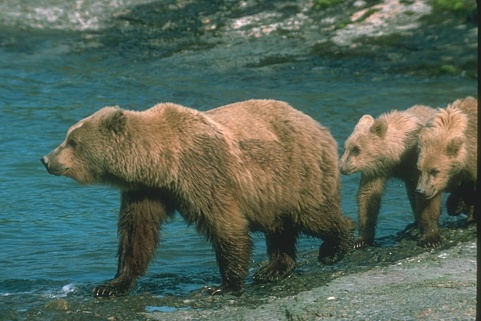
%> input picture Matlab/SRmatlab/Database/Berkeley/Test/Image/100075.jpg, 481 x 321 px; its folder holds only this picture in this run
$ octave GenerateTraining.m   (GNU Octave 9; MATLAB toolbox functions it lacks are replaced by stand-ins)
%> lines starting %> are read from the running program, lines starting %| are printed output that depends on the picture
### Matlab/SRmatlab/Matlab/kdtree/compileKdtree.m
filelist = dir('*.cpp');
for i=1:length(filelist)
    filename = [filelist(i).name(1:end-3) mexext];
    if exist(filename,'file')~=3
        mex(filelist(i).name);
    end
end

### Matlab/SRmatlab/Matlab/imband.m
% function to generate the high, low and band-pass channels of an image
% im = im_lowlow + im_bandpass + im_laplacian
function [im_laplacian,im_bandpass,im_lowlow]=imband(im)

[height,width,nchannels]=size(im);
if isfloat(im)
    im = im2double(im);
end

% downsample
im_Low = imresize(imfilter(im,fspecial('gaussian',7,1),'same','replicate'),0.25,'bicubic');

% upsample
im_low = imresize(im_Low,[height,width],'bicubic');

% obtain laplacian
im_laplacian = im - im_low;

% downsample to even lower res
im_lowlow = imfilter(im,fspecial('gaussian',25,5),'same','replicate');
%im_lowlow = imresize(imfilter(im_Low,fspecial('gaussian',9,1.5),'same','replicate'),0.25,'bicubic');
%im_lowlow = imresize(im_lowlow,[height,width],'bicubic');

% get the band-pass
im_bandpass = im_low - im_lowlow;

### Matlab/SRmatlab/Matlab/im2patches.m
% function to convert an image into patches according to a possible mask
% note that for now im has to be a grayscale image
function patches = im2patches(im,patchSize,intervalSize,mask,boundarySize)

if exist('boundarySize','var')~=1
    boundarySize = patchSize;
end
if boundarySize < patchSize
    error('The boundary size must be equal to or greater than the patch size!');
end

% the grid of a patch
[p_xx,p_yy]=meshgrid(-patchSize:patchSize,-patchSize:patchSize);
nDim = numel(p_xx);

[height,width]=size(im);

[grid_xx,grid_yy]=meshgrid(boundarySize+1:intervalSize:width-boundarySize,boundarySize+1:intervalSize:height-boundarySize);

grid_xx = grid_xx(:); grid_yy = grid_yy(:);

if exist('mask','var')==1
    if ~isempty(mask)
        index = mask(sub2ind([height,width],grid_yy(:),grid_xx(:)))>0.5;
        grid_xx = grid_xx(index);
        grid_yy = grid_yy(index);
    end
end

nPatches = numel(grid_xx);

xx = repmat(p_xx(:)',[nPatches,1]) + repmat(grid_xx(:),[1,nDim]);
yy = repmat(p_yy(:)',[nPatches,1]) + repmat(grid_yy(:),[1,nDim]);
index = sub2ind([height,width],yy(:),xx(:));

patches = reshape(im(index),[nPatches,nDim]);

### Matlab/SRmatlab/Matlab/library/readImages.m
% function to read the info of images into a list
function filelist = readImages(srcpath)
if exist('srcpath','var')~=1
    srcpath = pwd;
end

formats = imformats;
filelist = [];
for i = 1:length(formats)
    for j=1:length(formats(i).ext)
        extname = ['*.' cell2mat(formats(i).ext(j))];
        foo = dir(fullfile(srcpath,extname));
        if ~isempty(foo)
            filelist = [filelist, foo];
        end
    end
end

### Matlab/SRmatlab/Matlab/setEnvironment.m
% function to set the environment for the super resolution project
% Ce Liu
% Microsoft Research New England
% Nov 2010

% set the home path
% if ispc
%     setting.Path.Home = 'D:\Workstation\SuperResolution\';
% else
%     setting.Path.Home = '/csail/vision-billf3/Ce/CVPR2010/SuperResolution/';
%     addpath('/csail/vision-billf3/Ce/CVPR2010/library');
% end
setting.Path.Home='../';


% add the library for kdtree
setting.Path.kdtree = fullfile(setting.Path.Home,'Matlab','kdtree');
setting.Path.library = fullfile(setting.Path.Home,'Matlab','library');
addpath(setting.Path.kdtree);
addpath(setting.Path.library);

% if the kdtree library is not there then compile them
foo = pwd;
cd(setting.Path.kdtree);
fprintf('Compile Kdtree library...');
compileKdtree;
fprintf('done!\n');
cd(foo);

% set the parameters
setting.Para.PatchSize.L = 7; % the low res patch should be equal to or greater than the high res
setting.Para.PatchSize.H = 4;
setting.Para.intervalSize = 3; % the interval size used to sample patches from training images
setting.Para.OverlapSize = 2;
setting.Para.NN = 30;          % the number of nearest neighbors
setting.IsContrastNormalize = true; % contrast normalization
setting.IsKdtree = true;
setting.IsKdtreeGenerated = false;
setting.IsPCA = true;

% set the path
setting.Path.Database           = fullfile(setting.Path.Home,'Database','Berkeley');
setting.Path.Training.Home      = fullfile(setting.Path.Database,'Training');
setting.Path.Training.Image     = fullfile(setting.Path.Training.Home,'Image');
setting.Path.Test.Home          = fullfile(setting.Path.Database,'Test');
setting.Path.Test.Image         = fullfile(setting.Path.Test.Home,'Image');

setting.Path.Training.Laplacian = fullfile(setting.Path.Training.Home,'Laplacian');
setting.Path.Test.Laplacian     = fullfile(setting.Path.Test.Home,'Laplacian');
setting.Path.Training.Bandpass  = fullfile(setting.Path.Training.Home,'Bandpass');
setting.Path.Test.Bandpass      = fullfile(setting.Path.Test.Home,'Bandpass');

setting.Path.Test.Candidates    = fullfile(setting.Path.Test.Home,'Candidates');
setting.Path.Test.Result        = fullfile(setting.Path.Test.Home,'Result');

if setting.IsContrastNormalize
    setting.Path.Test.Candidates    = fullfile(setting.Path.Test.Candidates,'ContrastNormalized');
    setting.Path.Test.Result = fullfile(setting.Path.Test.Result,'ContrastNormalized');
    setting.Filename.Database = fullfile(setting.Path.Training.Home,'database_cn.mat');
else
    setting.Path.Test.Candidates    = fullfile(setting.Path.Test.Candidates,'Straightforward');
    setting.Path.Test.Result = fullfile(setting.Path.Test.Result,'Straightforward');
    setting.Filename.Database = fullfile(setting.Path.Training.Home,'database_s.mat');
end

if exist(setting.Path.Training.Laplacian,'dir')~=7
    mkdir(setting.Path.Training.Laplacian);
end
if exist(setting.Path.Test.Laplacian,'dir')~=7
    mkdir(setting.Path.Test.Laplacian);
end
if exist(setting.Path.Training.Bandpass,'dir')~=7
    mkdir(setting.Path.Training.Bandpass);
end
if exist(setting.Path.Test.Bandpass,'dir')~=7
    mkdir(setting.Path.Test.Bandpass);
end

if exist(setting.Path.Test.Candidates,'dir')~=7
    mkdir(setting.Path.Test.Candidates);
end
if exist(setting.Path.Test.Result,'dir')~=7
    mkdir(setting.Path.Test.Result);
end

### Matlab/SRmatlab/Matlab/GenerateTraining.m
% function to generate training for super resolution
setEnvironment;

filelist = readImages(setting.Path.Training.Image);

if isempty(filelist)
    error(['No images detected in ' setting.Path.Training.Image '!']);
end

dictionary = [];
dictionary.lowres = [];
dictionary.highres = [];

patchSizeLow = setting.Para.PatchSize.L;
patchSizeHigh = setting.Para.PatchSize.H;
intervalSize = setting.Para.intervalSize;

fprintf('Generating training database...\n');
for k=1:length(filelist)
    fprintf('\tProcessing %s...',filelist(k).name);

    im = imread(fullfile(setting.Path.Training.Image,filelist(k).name));
%> im is the input picture: size 321x481x3 uint8; mean R, G, B 84.4, 101.7, 89.2

    % convert the image from color to gray
    im = im2double(rgb2gray(im));
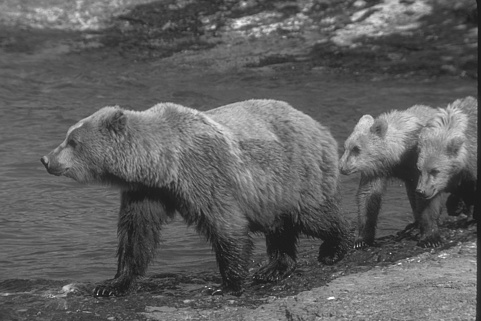
%> im: size 321x481 double; min 0.0706, max 0.996, mean 0.373

    [im_laplacian,im_bandpass]=imband(im);
%> in imband, `im_laplacian = im - im_low;`:
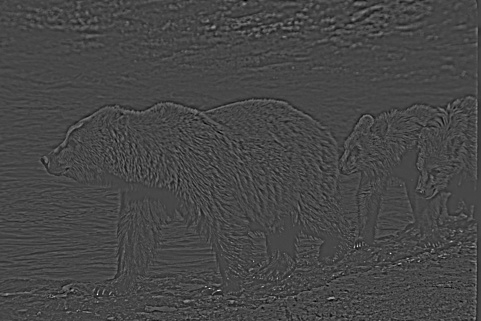
%> im_laplacian: size 321x481 double; min -0.268, max 0.695, mean -3.46e-05; drawn with min black and max white
%> in imband, `im_lowlow = imfilter(im,fspecial('gaussian',25,5),'same','replicate');`:
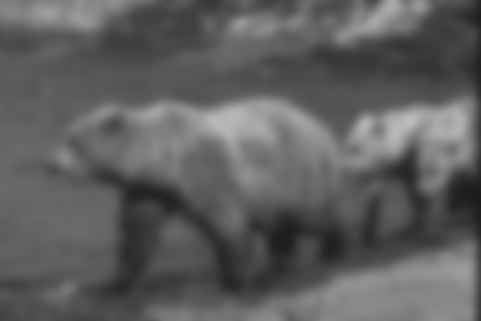
%> im_lowlow: size 321x481 double; min 0.115, max 0.741, mean 0.372
%> in imband, `im_bandpass = im_low - im_lowlow;`:
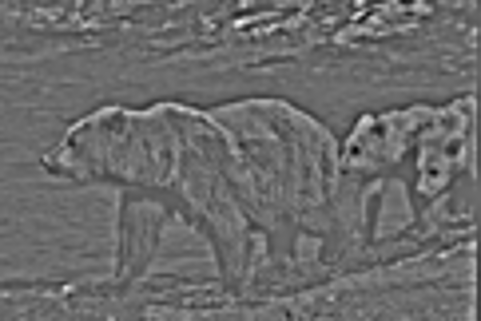
%> im_bandpass: size 321x481 double; min -0.192, max 0.259, mean 0.000437; drawn with min black and max white

    % obtain the dictionary
    patches = im2patches(im_bandpass, patchSizeLow, intervalSize);
    dictionary.lowres = [dictionary.lowres; patches];
    patches = im2patches(im_laplacian, patchSizeHigh, intervalSize,[],patchSizeLow);
    dictionary.highres = [dictionary.highres; patches];

    % save the laplacian images just for sanity check
    im_laplacian = im_laplacian/2 + 0.5;
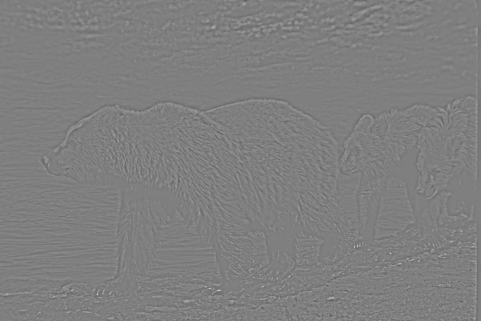
%> im_laplacian: size 321x481 double; min 0.366, max 0.848, mean 0.5
    imwrite(im_laplacian,fullfile(setting.Path.Training.Laplacian,filelist(k).name));
    % save the band-pass
    im_bandpass  = im_bandpass/2 + 0.5;
    imwrite(im_bandpass,fullfile(setting.Path.Training.Bandpass,filelist(k).name));

    fprintf('done!\n');
end


%-----------------------------------------------------------
% sanity check for the dictionaries
% we are going to display an image of the patches
%-----------------------------------------------------------
nSamples = size(dictionary.lowres,1);
%> nSamples = 16068
energy = sum(abs(dictionary.lowres),2);
[foo,idx]=sort(energy,'descend');
N = round(nSamples/10);
%> N = 1607
idx = idx(1:N);
%> idx = 1607 values, max 16068 at index 301, min 1238 at index 1587, mean 10282.9
index = idx(randperm(N));

nRow = 10; nCol = 10;

cellSize = patchSizeLow*2+3;
%im_low = ones(nRow*cellSize+2,nCol*cellSize+2)*0.5;
im_low = ones(nRow*cellSize+2,nCol*cellSize+2)*0;
im_high = im_low;

winLenLow = patchSizeLow*2+1;
winLenHigh = patchSizeHigh*2+1;

for i=1:nRow
    for j=1:nCol
        patch_low = reshape(dictionary.lowres(index((i-1)*nCol+j),:),[winLenLow,winLenLow]);
        patch_high = reshape(dictionary.highres(index((i-1)*nCol+j),:),[winLenHigh,winLenHigh]);

        patch_low = patch_low/4+0.5;
        patch_high = patch_high/4+0.5;

        y = (i-1)*cellSize+patchSizeLow+3;
        x = (j-1)*cellSize+patchSizeLow+3;
        im_low(y-patchSizeLow:y+patchSizeLow,x-patchSizeLow:x+patchSizeLow) = patch_low;
        im_high(y-patchSizeHigh:y+patchSizeHigh,x-patchSizeHigh:x+patchSizeHigh) = patch_high;
    end
end
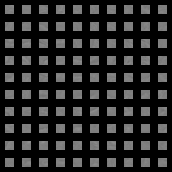
%> im_high: size 172x172 double; min 0, max 0.563, mean 0.137
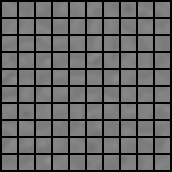
%> im_low: size 172x172 double; min 0, max 0.564, mean 0.382
figure;imshow(im_low);
figure;imshow(im_high);

%---------------------------------------------------------------
% contrast normalize the low-res patches
%---------------------------------------------------------------
if setting.IsContrastNormalize
    fprintf('Contrast normalization...');
    % compute the standard deviation of each low-res patch
    lowres_std = std(dictionary.lowres,[],2);
    % this /3 is arbitrary, maybe we take a percetage
%     dictionary.lowres_std_max = median(lowres_std)/2;
%     dictionary.scale = max(lowres_std,dictionary.lowres_std_max)/dictionary.lowres_std_max;
    dictionary.scale = lowres_std+0.0001;
    % normalize both low- and high-res patches based on the scale
    dictionary.lowres = dictionary.lowres./repmat(dictionary.scale,[1 size(dictionary.lowres,2)]);
    dictionary.highres = dictionary.highres./repmat(dictionary.scale,[1 size(dictionary.highres,2)]);
    fprintf('done!\n');
end

% save the database and the information
fprintf('Save training data (may take a while)...');
save(setting.Filename.Database,'-struct','dictionary');
imwrite(im_low,fullfile(setting.Path.Training.Home,'dictionary_low.bmp'));
imwrite(im_high,fullfile(setting.Path.Training.Home,'dictionary_high.bmp'));
fprintf('done!\n');
